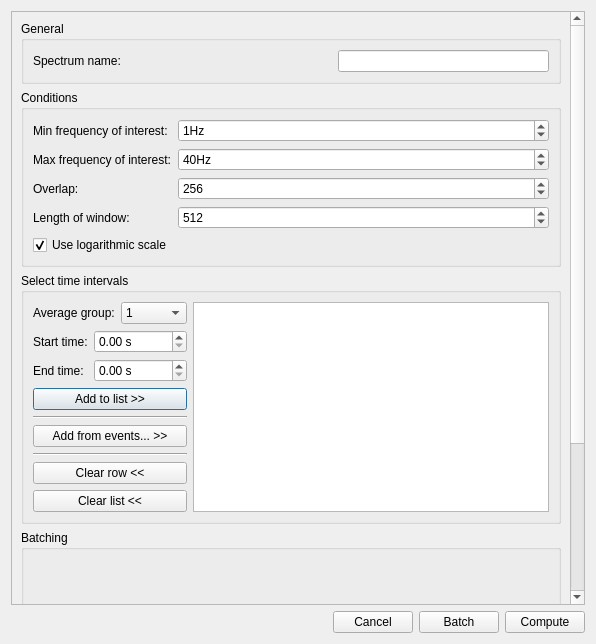
<?xml version="1.0" encoding="UTF-8"?>
<ui version="4.0">
 <class>PowerSpectrumDialog</class>
 <widget class="QDialog" name="PowerSpectrumDialog">
  <property name="geometry">
   <rect>
    <x>0</x>
    <y>0</y>
    <width>596</width>
    <height>644</height>
   </rect>
  </property>
  <property name="windowTitle">
   <string>Power spectrum</string>
  </property>
  <layout class="QGridLayout" name="gridLayout">
   <item row="0" column="0">
    <widget class="QScrollArea" name="scrollArea">
     <property name="widgetResizable">
      <bool>true</bool>
     </property>
     <widget class="QWidget" name="scrollAreaWidgetContents">
      <property name="geometry">
       <rect>
        <x>0</x>
        <y>0</y>
        <width>562</width>
        <height>800</height>
       </rect>
      </property>
      <property name="minimumSize">
       <size>
        <width>550</width>
        <height>800</height>
       </size>
      </property>
      <layout class="QGridLayout" name="gridLayout_4">
       <item row="0" column="0">
        <widget class="QGroupBox" name="groupBoxGeneral">
         <property name="title">
          <string>General</string>
         </property>
         <layout class="QGridLayout" name="gridLayout_3">
          <item row="0" column="0">
           <widget class="QLabel" name="labelName">
            <property name="text">
             <string>Spectrum name:</string>
            </property>
           </widget>
          </item>
          <item row="0" column="2">
           <widget class="QLineEdit" name="lineEditName"/>
          </item>
          <item row="0" column="1">
           <spacer name="horizontalSpacer">
            <property name="orientation">
             <enum>Qt::Horizontal</enum>
            </property>
            <property name="sizeHint" stdset="0">
             <size>
              <width>10</width>
              <height>20</height>
             </size>
            </property>
           </spacer>
          </item>
         </layout>
        </widget>
       </item>
       <item row="2" column="0">
        <widget class="QGroupBox" name="groupBoxIntervals">
         <property name="sizePolicy">
          <sizepolicy hsizetype="Preferred" vsizetype="Preferred">
           <horstretch>0</horstretch>
           <verstretch>0</verstretch>
          </sizepolicy>
         </property>
         <property name="maximumSize">
          <size>
           <width>16777215</width>
           <height>16777215</height>
          </size>
         </property>
         <property name="title">
          <string>Select time intervals</string>
         </property>
         <layout class="QGridLayout" name="gridLayout_2">
          <item row="0" column="0">
           <layout class="QVBoxLayout" name="verticalLayout">
            <item>
             <layout class="QHBoxLayout" name="horizontalLayout">
              <item>
               <widget class="QLabel" name="labelGroup">
                <property name="text">
                 <string>Average group:</string>
                </property>
               </widget>
              </item>
              <item>
               <widget class="QComboBox" name="comboBoxAvgGroup">
                <item>
                 <property name="text">
                  <string>1</string>
                 </property>
                </item>
                <item>
                 <property name="text">
                  <string>2</string>
                 </property>
                </item>
                <item>
                 <property name="text">
                  <string>3</string>
                 </property>
                </item>
                <item>
                 <property name="text">
                  <string>4</string>
                 </property>
                </item>
                <item>
                 <property name="text">
                  <string>5</string>
                 </property>
                </item>
                <item>
                 <property name="text">
                  <string>6</string>
                 </property>
                </item>
                <item>
                 <property name="text">
                  <string>7</string>
                 </property>
                </item>
                <item>
                 <property name="text">
                  <string>8</string>
                 </property>
                </item>
               </widget>
              </item>
             </layout>
            </item>
            <item>
             <layout class="QHBoxLayout" name="horizontalLayout_4">
              <item>
               <widget class="QLabel" name="labelTmin">
                <property name="text">
                 <string>Start time:</string>
                </property>
               </widget>
              </item>
              <item>
               <widget class="QDoubleSpinBox" name="doubleSpinBoxTmin">
                <property name="suffix">
                 <string> s</string>
                </property>
                <property name="maximum">
                 <double>1000000000.000000000000000</double>
                </property>
               </widget>
              </item>
             </layout>
            </item>
            <item>
             <layout class="QHBoxLayout" name="horizontalLayout_6">
              <item>
               <widget class="QLabel" name="labelTmax">
                <property name="text">
                 <string>End time:</string>
                </property>
               </widget>
              </item>
              <item>
               <widget class="QDoubleSpinBox" name="doubleSpinBoxTmax">
                <property name="suffix">
                 <string> s</string>
                </property>
                <property name="maximum">
                 <double>1000000000.000000000000000</double>
                </property>
               </widget>
              </item>
             </layout>
            </item>
            <item>
             <widget class="QPushButton" name="pushButtonAdd">
              <property name="text">
               <string>Add to list &gt;&gt;</string>
              </property>
             </widget>
            </item>
            <item>
             <widget class="Line" name="line_2">
              <property name="orientation">
               <enum>Qt::Horizontal</enum>
              </property>
             </widget>
            </item>
            <item>
             <widget class="QPushButton" name="pushButtonAddEvents">
              <property name="text">
               <string>Add from events... &gt;&gt;</string>
              </property>
             </widget>
            </item>
            <item>
             <widget class="Line" name="line_3">
              <property name="orientation">
               <enum>Qt::Horizontal</enum>
              </property>
             </widget>
            </item>
            <item>
             <widget class="QPushButton" name="pushButtonClearRow">
              <property name="text">
               <string>Clear row &lt;&lt;</string>
              </property>
             </widget>
            </item>
            <item>
             <widget class="QPushButton" name="pushButtonClear">
              <property name="text">
               <string>Clear list &lt;&lt;</string>
              </property>
             </widget>
            </item>
           </layout>
          </item>
          <item row="0" column="1">
           <widget class="QListWidget" name="listWidgetIntervals">
            <property name="sizePolicy">
             <sizepolicy hsizetype="Expanding" vsizetype="Expanding">
              <horstretch>0</horstretch>
              <verstretch>0</verstretch>
             </sizepolicy>
            </property>
           </widget>
          </item>
         </layout>
        </widget>
       </item>
       <item row="1" column="0">
        <widget class="QGroupBox" name="groupBoxConditions">
         <property name="title">
          <string>Conditions</string>
         </property>
         <layout class="QFormLayout" name="formLayout">
          <item row="0" column="0">
           <widget class="QLabel" name="labelFmin">
            <property name="text">
             <string>Min frequency of interest:</string>
            </property>
           </widget>
          </item>
          <item row="4" column="0">
           <widget class="QCheckBox" name="checkBoxLogarithm">
            <property name="layoutDirection">
             <enum>Qt::LeftToRight</enum>
            </property>
            <property name="autoFillBackground">
             <bool>false</bool>
            </property>
            <property name="text">
             <string>Use logarithmic scale</string>
            </property>
            <property name="checked">
             <bool>true</bool>
            </property>
           </widget>
          </item>
          <item row="0" column="1">
           <widget class="QSpinBox" name="spinBoxFmin">
            <property name="focusPolicy">
             <enum>Qt::StrongFocus</enum>
            </property>
            <property name="suffix">
             <string>Hz</string>
            </property>
            <property name="maximum">
             <number>1000</number>
            </property>
            <property name="value">
             <number>1</number>
            </property>
           </widget>
          </item>
          <item row="1" column="1">
           <widget class="QSpinBox" name="spinBoxFmax">
            <property name="focusPolicy">
             <enum>Qt::StrongFocus</enum>
            </property>
            <property name="suffix">
             <string>Hz</string>
            </property>
            <property name="maximum">
             <number>1000</number>
            </property>
            <property name="value">
             <number>40</number>
            </property>
           </widget>
          </item>
          <item row="2" column="1">
           <widget class="QSpinBox" name="spinBoxOverlap">
            <property name="maximum">
             <number>100000</number>
            </property>
            <property name="value">
             <number>256</number>
            </property>
           </widget>
          </item>
          <item row="3" column="1">
           <widget class="QSpinBox" name="spinBoxNfft">
            <property name="focusPolicy">
             <enum>Qt::StrongFocus</enum>
            </property>
            <property name="maximum">
             <number>100000</number>
            </property>
            <property name="value">
             <number>512</number>
            </property>
           </widget>
          </item>
          <item row="3" column="0">
           <widget class="QLabel" name="labelNfft">
            <property name="text">
             <string>Length of window:</string>
            </property>
           </widget>
          </item>
          <item row="2" column="0">
           <widget class="QLabel" name="labelOverlap">
            <property name="text">
             <string>Overlap:</string>
            </property>
           </widget>
          </item>
          <item row="1" column="0">
           <widget class="QLabel" name="labelFmax">
            <property name="text">
             <string>Max frequency of interest:</string>
            </property>
           </widget>
          </item>
         </layout>
        </widget>
       </item>
       <item row="3" column="0">
        <widget class="QGroupBox" name="groupBoxBatching">
         <property name="title">
          <string>Batching</string>
         </property>
         <layout class="QGridLayout" name="gridLayout_5">
          <item row="0" column="0">
           <widget class="QWidget" name="batchingWidgetPlaceholder" native="true">
            <property name="minimumSize">
             <size>
              <width>300</width>
              <height>300</height>
             </size>
            </property>
           </widget>
          </item>
         </layout>
        </widget>
       </item>
      </layout>
     </widget>
    </widget>
   </item>
   <item row="1" column="0">
    <layout class="QHBoxLayout" name="horizontalLayout_2">
     <item>
      <spacer name="horizontalSpacer_2">
       <property name="orientation">
        <enum>Qt::Horizontal</enum>
       </property>
       <property name="sizeHint" stdset="0">
        <size>
         <width>40</width>
         <height>20</height>
        </size>
       </property>
      </spacer>
     </item>
     <item>
      <widget class="QPushButton" name="pushButtonReject">
       <property name="text">
        <string>Cancel</string>
       </property>
      </widget>
     </item>
     <item>
      <widget class="QPushButton" name="pushButtonComputeBatch">
       <property name="text">
        <string>Batch</string>
       </property>
      </widget>
     </item>
     <item>
      <widget class="QPushButton" name="pushButtonCompute">
       <property name="text">
        <string>Compute</string>
       </property>
      </widget>
     </item>
    </layout>
   </item>
  </layout>
 </widget>
 <resources/>
 <connections>
  <connection>
   <sender>pushButtonCompute</sender>
   <signal>clicked()</signal>
   <receiver>PowerSpectrumDialog</receiver>
   <slot>accept()</slot>
   <hints>
    <hint type="sourcelabel">
     <x>683</x>
     <y>841</y>
    </hint>
    <hint type="destinationlabel">
     <x>723</x>
     <y>356</y>
    </hint>
   </hints>
  </connection>
  <connection>
   <sender>pushButtonReject</sender>
   <signal>clicked()</signal>
   <receiver>PowerSpectrumDialog</receiver>
   <slot>reject()</slot>
   <hints>
    <hint type="sourcelabel">
     <x>511</x>
     <y>841</y>
    </hint>
    <hint type="destinationlabel">
     <x>723</x>
     <y>402</y>
    </hint>
   </hints>
  </connection>
  <connection>
   <sender>pushButtonComputeBatch</sender>
   <signal>clicked()</signal>
   <receiver>PowerSpectrumDialog</receiver>
   <slot>acceptBatch()</slot>
   <hints>
    <hint type="sourcelabel">
     <x>567</x>
     <y>831</y>
    </hint>
    <hint type="destinationlabel">
     <x>351</x>
     <y>847</y>
    </hint>
   </hints>
  </connection>
 </connections>
 <slots>
  <slot>acceptBatch()</slot>
 </slots>
</ui>
